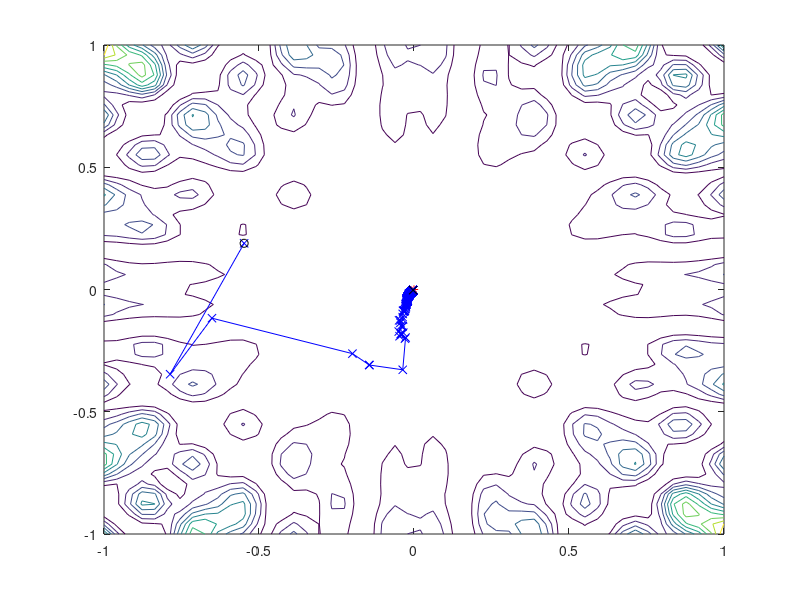

This chart was generated by the following MATLAB code:
% a gradiens modszer sztochasztikus modositasa

clear;
clf;
close all;

% a célfüggvény

% f = @(x,y) (x.^4-16*x.^2+5*x)/2 + (y.^4-16*y.^2+5*y)/2; 
% a domain: 
% a1 = -4;
% b1 = 4;
% a2 = -4;
% b2 = 4;

f = @(x,y) (x.*sin(20*y)+y.*sin(20*x)).^2 .* cosh(sin(10*x).*x)+...
(x.*cos(10*y)-y.*cos(10*x)).^2 .* cosh(cos(20*y).*y);
a1 = -1;
b1 = 1;
a2 = -1;
b2 = 1;



F = @(v) f(v(1),v(2));

dF=@(x,d)F(x+d)-F(x-d);


% U: egyenletes az Omega halmazon (ami egy téglalap)
U = @() [a1 + (b1-a1)*rand(); a2 + (b2-a2)*rand()];
inU = @(v) a1<=v(1) && v(1)<=b1 && a2<=v(2) && v(2)<=b2; 
% maxit:
maxit = 500;

% az összes pont:
t = zeros(2,maxit+1);
% ertekek
Ft = zeros(maxit+1,1);


% init, random kezdőpont
t(:,1)=U();
Ft(1)=F(t(:,1));
k=1;

% spec alfa beta sorozat
a=1/2;
b=sqrt(a);

it=k+1;
while true
  if it>maxit, break; end
  tk=t(:,k);
  Ftk=F(tk);

  % egységkoron egyenletes
  fi=2*pi*rand();
  c=[cos(fi); sin(fi)];

  g=0.5*a/b*dF(tk,b*c)*c;
  
  u=tk-g;
  Fu=F(u);
  if true==inU(u) 
  %&& norm(g)<1
  %&& Fu<Ftk
    k=k+1;
    t(:,k)=u;
    Ft(k)=Fu;
    a=1/(k+1);
    b=sqrt(a);
  end
  it=it+1;
end


[rloc,rval]=fminunc(F,[0.1;0.1]);
fprintf("rloc=(%.2f,%.2f) rval=%.2f\n",rloc(1),rloc(2),rval);
loc=t(:,k);
val=Ft(k);
fprintf("loc=(%.2f,%.2f) val=%.2f\n",loc(1),loc(2),val);
fprintf("maxit=%d k=%d\n",maxit,k);



% ad-hoc rajzolgatas
dd = linspace(a1,b1,50);
[X,Y]=meshgrid(dd,dd);
Z=f(X,Y);
contour(X,Y,Z);
hold on;
plot(rloc(1),rloc(2),'r*');


plot(t(1,1:k),t(2,1:k),'bx-');
plot(t(1,1),t(2,1),'ko');
plot(loc(1),loc(2),'kx');
